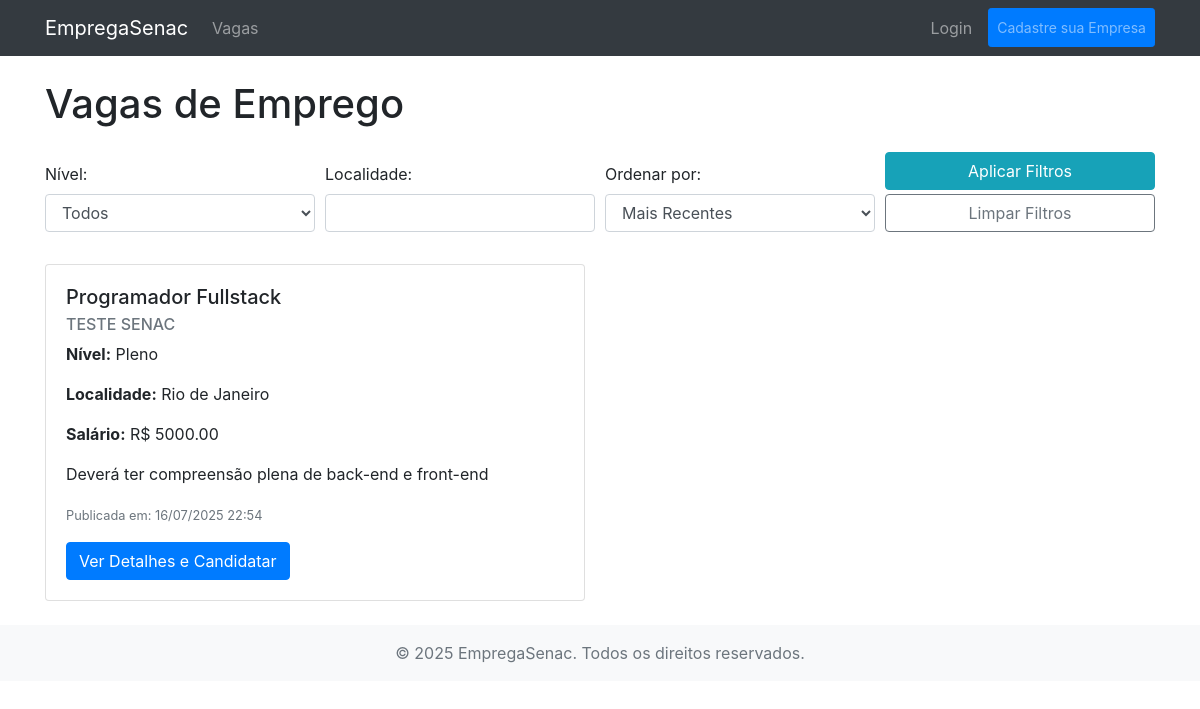
The app's page /minhas-vagas/vagas-publicas/ with its own data.
### app/models.py (models this page shows, shortened)
class Vaga(models.Model):
    NIVEL_CHOICES = [
        ('estagio', 'Estágio'),
        ('junior', 'Júnior'),
        ('pleno', 'Pleno'),
        ('senior', 'Sênior'),
        ('especialista', 'Especialista'),
    ]
    empresa = models.ForeignKey(Empresa, on_delete=models.CASCADE, related_name='vagas')
    titulo = models.CharField(max_length=255, verbose_name="Título da Vaga")
    descricao = models.TextField(verbose_name="Descrição da Vaga")
    nivel = models.CharField(max_length=20, choices=NIVEL_CHOICES, verbose_name="Nível")
    localidade = models.CharField(max_length=100, verbose_name="Localidade")
    salario = models.DecimalField(max_digits=10, decimal_places=2, null=True, blank=True, verbose_name="Salário")
    data_publicacao = models.DateTimeField(auto_now_add=True, verbose_name="Data de Publicação")
    ativa = models.BooleanField(default=True, verbose_name="Vaga Ativa")
    class Meta:
        verbose_name = "Vaga"
        verbose_name_plural = "Vagas"
        ordering = ['-data_publicacao']

class Empresa(models.Model):
    user = models.OneToOneField(User, on_delete=models.CASCADE, related_name='empresa_profile')
    nome_fantasia = models.CharField(max_length=200, verbose_name="Nome da Empresa")
    cnpj = models.CharField(max_length=18, unique=True, verbose_name="CNPJ")
    descricao = models.TextField(blank=True, null=True, verbose_name="Descrição da Empresa")
    site = models.URLField(blank=True, null=True, verbose_name="Site da Empresa")
    class Meta:
        verbose_name = "Empresa"
        verbose_name_plural = "Empresas"

### app/views.py (the view, shortened to what this page needs)
# urls.py: path('vagas-publicas/', views.VagaPublicaListView.as_view(), name='vagas_publicas'),  # Adicione esta linha
class VagaPublicaListView(ListView):
    model = Vaga
    template_name = 'app/vagas_publicas_list.html'
    context_object_name = 'vagas_publicas' # Um nome diferente para evitar conflitos se você usar includes
    def get_queryset(self):
        queryset = super().get_queryset().filter(ativa=True) # Apenas vagas ativas
        nivel = self.request.GET.get('nivel')
        if nivel:
            queryset = queryset.filter(nivel=nivel)
        localidade = self.request.GET.get('localidade')
        if localidade:
            queryset = queryset.filter(localidade__icontains=localidade) # __icontains para busca parcial e case-insensitive
        ordenar_por = self.request.GET.get('ordenar_por')
        return queryset
    def get_context_data(self, **kwargs):
        context = super().get_context_data(**kwargs)
        context['niveis'] = Vaga.NIVEL_CHOICES # Passa as opções de nível para o template
        context['selected_nivel'] = self.request.GET.get('nivel', '')
        context['selected_localidade'] = self.request.GET.get('localidade', '')
        context['selected_ordenar_por'] = self.request.GET.get('ordenar_por', '')
        return context

### app/templates/app/vagas_publicas_list.html (shortened to what this page needs)
{% extends 'app/base.html' %}
{% block content %}
    <h1 class="mb-4">Vagas de Emprego</h1>
    <form method="GET" class="form-row align-items-end mb-4">
        <div class="col-md-3 mb-2">
            <label for="nivel_filter">Nível:</label>
            <select name="nivel" id="nivel_filter" class="form-control">
                <option value="">Todos</option>
            </select>
        </div>
        <div class="col-md-3 mb-2">
            <label for="localidade_filter">Localidade:</label>
            <input type="text" name="localidade" id="localidade_filter" class="form-control" value="{{ selected_localidade }}">
        </div>
        <div class="col-md-3 mb-2">
            <label for="ordenar_por_filter">Ordenar por:</label>
            <select name="ordenar_por" id="ordenar_por_filter" class="form-control">
                <option value="-data_publicacao" {% if selected_ordenar_por == "-data_publicacao" %}selected{% endif %}>Mais Recentes</option>
            </select>
        </div>
        <div class="col-md-3 mb-2">
            <button type="submit" class="btn btn-info btn-block">Aplicar Filtros</button>
            <a href="{% url 'vagas_publicas' %}" class="btn btn-outline-secondary btn-block mt-1">Limpar Filtros</a>
        </div>
    </form>
    {% if vagas_publicas %}
        <div class="row">
            {% for vaga in vagas_publicas %}
                <div class="col-md-6 mb-4">
                    <div class="card">
                        <div class="card-body">
                            <h5 class="card-title">{{ vaga.titulo }}</h5>
                            <h6 class="card-subtitle mb-2 text-muted">{{ vaga.empresa.nome_fantasia }}</h6>
                            <p class="card-text"><strong>Nível:</strong> {{ vaga.get_nivel_display }}</p>
                            <p class="card-text"><strong>Localidade:</strong> {{ vaga.localidade }}</p>
                            {% if vaga.salario %}
                                <p class="card-text"><strong>Salário:</strong> R$ {{ vaga.salario|floatformat:2 }}</p>
                            {% else %}
                                <p class="card-text"><strong>Salário:</strong> Não informado</p>
                            {% endif %}
                            <p class="card-text">{{ vaga.descricao|truncatechars:200 }}</p>
                            <p class="card-text"><small class="text-muted">Publicada em: {{ vaga.data_publicacao|date:"d/m/Y H:i" }}</small></p>
                            <a href="{% url 'candidatar_vaga' pk=vaga.pk %}" class="btn btn-primary">Ver Detalhes e Candidatar</a>
                        </div>
                    </div>
                </div>
            {% endfor %}
        </div>
    {% else %}
        <div class="alert alert-info" role="alert">
            Nenhuma vaga encontrada com os filtros selecionados.
        </div>
    {% endif %}
{% endblock content %}

### app/templates/app/base.html (shortened to what this page needs)
{% load static %}
<!DOCTYPE html>
<html lang="pt-br">
<head>
    <link href="https://stackpath.bootstrapcdn.com/bootstrap/4.5.2/css/bootstrap.min.css" rel="stylesheet">
</head>
<body>
    <nav class="navbar navbar-expand-lg navbar-dark bg-dark">
        <div class="container">
            <a class="navbar-brand" href="{% url 'vagas_publicas' %}">EmpregaSenac</a>
            <div class="collapse navbar-collapse" id="navbarNav">
                <ul class="navbar-nav mr-auto">
                    <li class="nav-item">
                        <a class="nav-link" href="{% url 'vagas_publicas' %}">Vagas</a>
                    </li>
                </ul>
                <ul class="navbar-nav ml-auto">
                    {% if user.is_authenticated %}
                        <li class="nav-item">
                            <span class="nav-link text-white">Olá, {{ user.username }}!</span>
                        </li>
                        <li class="nav-item">
                            <a class="nav-link btn btn-outline-light btn-sm ml-2" href="{% url 'logout' %}">Sair</a>
                        </li>
                    {% else %}
                        <li class="nav-item">
                            <a class="nav-link" href="{% url 'login' %}">Login</a>
                        </li>
                        <li class="nav-item">
                            <a class="nav-link btn btn-primary btn-sm ml-2" href="{% url 'cadastro_empresa' %}">Cadastre sua Empresa</a>
                        </li>
                    {% endif %}
                </ul>
            </div>
        </div>
    </nav>
    <div class="container mt-4">
        {% block content %}
        {% endblock %}
    </div>
    <footer class="footer mt-auto py-3 bg-light">
        <div class="container text-center">
            <span class="text-muted">&copy; 2025 EmpregaSenac. Todos os direitos reservados.</span>
        </div>
    </footer>
</body>
</html>

### records on screen
Vaga: titulo "Programador Fullstack", empresa.nome_fantasia "TESTE SENAC", nivel "Pleno", localidade "Rio de Janeiro", salario "5000.00", descricao "Deverá ter compreensão plena de back-end e front-end", data_publicacao "16/07/2025 22:54"
